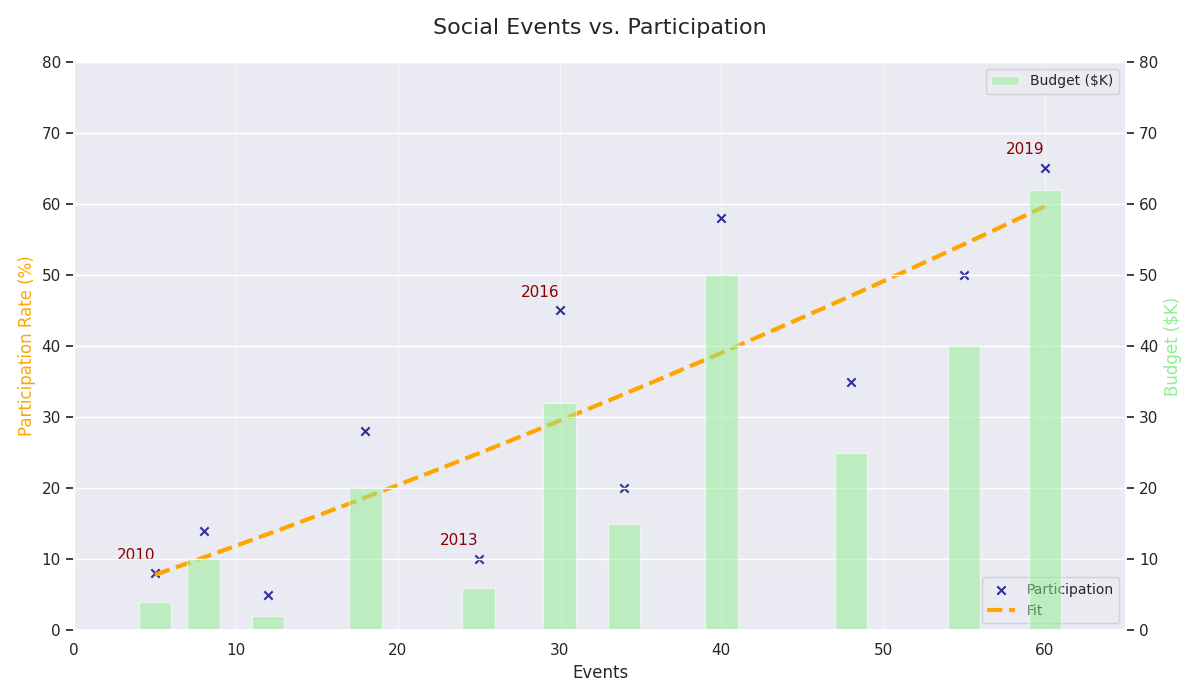

This figure's Python source:
import matplotlib.pyplot as plt
import numpy as np
from scipy.optimize import curve_fit

years = np.array([2010, 2011, 2012, 2013, 2014, 2015, 2016, 2017, 2018, 2019, 2020])
# Swapping elements within each data group
social_events = np.array([5, 12, 8, 25, 18, 34, 30, 48, 40, 60, 55])
volunteer_rates = np.array([8, 5, 14, 10, 28, 20, 45, 35, 58, 65, 50])
community_budget = np.array([4, 2, 10, 6, 20, 15, 32, 25, 50, 62, 40])

def quadratic_fit(x, a, b, c):
    return a * x**2 + b * x + c

# Re-fitting with altered data
params, _ = curve_fit(quadratic_fit, social_events, volunteer_rates)
events_range = np.linspace(min(social_events), max(social_events), 300)
fitted_rates = quadratic_fit(events_range, *params)

fig, ax1 = plt.subplots(figsize=(12, 7))
ax1.scatter(social_events, volunteer_rates, color='navy', label='Participation', alpha=0.8, edgecolors='k', marker='x')
ax1.plot(events_range, fitted_rates, color='orange', linestyle='--', linewidth=3, label='Fit')

ax2 = ax1.twinx()
ax2.bar(social_events, community_budget, color='lightgreen', alpha=0.5, label='Budget ($K)', width=2.0)

key_points = [0, 3, 6, 9]
for i in key_points:
    ax1.annotate(f'{years[i]}', (social_events[i], volunteer_rates[i]), 
                 textcoords="offset points", xytext=(0, 10), ha='right', fontsize=11, color='darkred')

ax1.set_title('Social Events vs. Participation', fontsize=16, pad=20)
ax1.set_xlabel('Events', fontsize=12)
ax1.set_ylabel('Participation Rate (%)', fontsize=12, color='orange')
ax2.set_ylabel('Budget ($K)', fontsize=12, color='lightgreen')

ax1.set_xlim(0, 65)
ax1.set_ylim(0, 80)
ax2.set_ylim(0, 80)

ax1.legend(loc='lower right', fontsize=10)
ax2.legend(loc='upper right', fontsize=10)

ax1.grid(True, linestyle='-', alpha=0.5)
ax1.spines['top'].set_visible(False)

plt.tight_layout()
plt.show()
